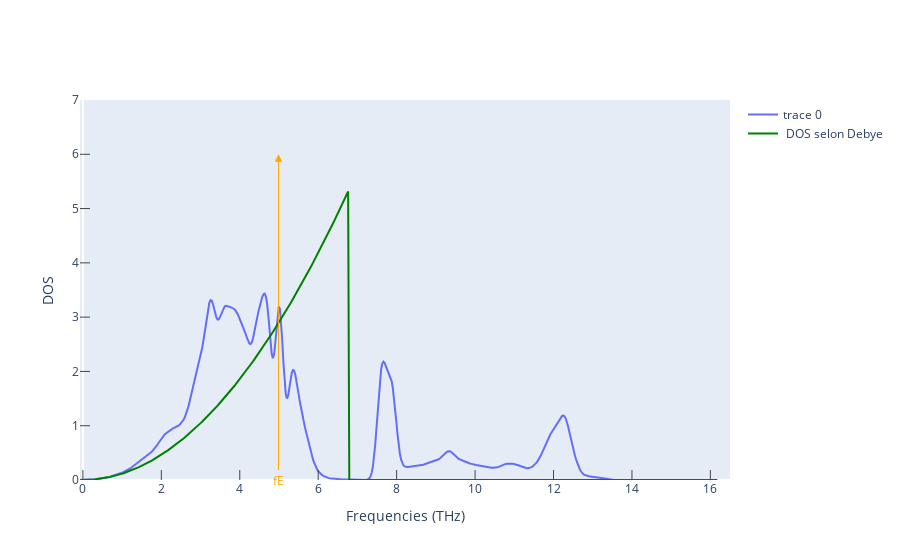

Notebook cell for this chart:
### Markdown cell above
La densité de modes normaux $g(\omega)$ est tel que $g(\omega)d\omega$ décrit le nombre détats phoniques possible dans un interval $d\omega$ de fréquence.

Dans le modèle d'Einstein, il n'y a qu'une seul fréquence possible. On a donc :
\begin{equation}
g_E(\omega) = 3 N_{at} \delta(\omega-\omega_E)
\tag{3}
\end{equation}

Dans le modèle de Debye, l'approximation linéaire, $\omega_{\sigma}(\bold{q}) = vq$ , entraine une densité parabolique de la fréquence

\begin{equation}
g_D(\omega) = \frac{3N_{at}\Omega}{2 \pi^2}\frac{\omega^2}{v^3}~~ si ~~ \omega<\omega_D
~~~~g_D(\omega) = 0 ~~ si non
\tag{4}
\end{equation}

### Code cell
# einstein model
fE = kb * ThetaE_opt / h * 1e-12  # [THz]

#Debye model
freq = ph_dos.frequencies
fD = kb * ThetaD_opt / h * 1e-12  # [THz]
vol = prim_struc.volume
q_D = (6*np.pi**2/vol)**(1/3)


DOS_D = np.zeros(len(freq))
for i in range(len(freq)):
    if freq[i] < fD:
        DOS_D[i] = (3*Nat*vol*(freq[i])**2*q_D**3)/(2*(np.pi**2)*fD**3)
    else:
        DOS_D[i] = 0


fig_ph_dos = get_plot_dos(ph_dos)
fig_ph_dos.add_trace(Scatter(
        x=freq, y=DOS_D, mode='lines',
        line=dict(color='green'), name=" DOS selon Debye",)
        )
fig_ph_dos.add_annotation(
    x=fE,  y=6, ax=fE,  ay=0,  xref="x",  yref="y",  axref="x",  ayref="y",  
    showarrow=True,arrowhead=2,  arrowsize=1.5,arrowwidth=1,arrowcolor="orange", 
    text="fE",  font=dict(color="orange"),align="center",
)

fig_ph_dos.update_layout(yaxis=dict(range=[0, 7]))
fig_ph_dos.show()

### Figure 1 — Plotly figure (JSON) as saved in the notebook; plotly's stock layout.template omitted (floating-point values rounded to 4 significant figures; data arrays with more than 128 entries replaced by an {"elided": "..."} marker saying what was removed)
{"data": [{"mode": "lines", "type": "scatter", "x": {"elided": "543 float values"}, "y": {"elided": "543 float values"}}, {"line": {"color": "green"}, "mode": "lines", "name": " DOS selon Debye", "type": "scatter", "x": {"elided": "543 float values"}, "y": {"elided": "543 float values"}}], "layout": {"annotations": [{"align": "center", "arrowcolor": "orange", "arrowhead": 2, "arrowsize": 1.5, "arrowwidth": 1, "ax": 4.987, "axref": "x", "ay": 0, "ayref": "y", "font": {"color": "orange"}, "showarrow": true, "text": "fE", "x": 4.987, "xref": "x", "y": 6, "yref": "y"}], "xaxis": {"mirror": true, "range": [-0.07382, 16.5], "showgrid": false, "ticklen": 10, "ticks": "inside", "title": {"text": "Frequencies (THz)"}}, "yaxis": {"mirror": true, "range": [0, 7], "showgrid": false, "ticklen": 10, "ticks": "inside", "title": {"text": "DOS"}}}}
